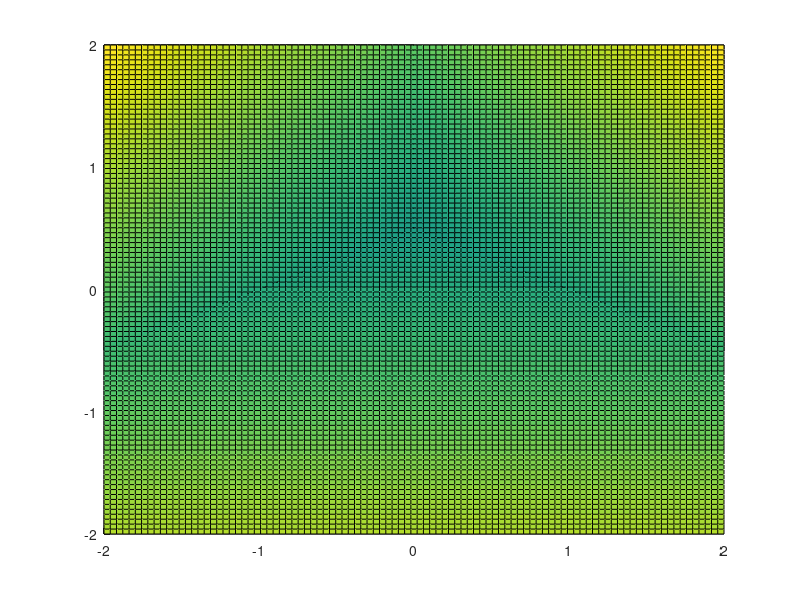

Write MATLAB code to recreate this figure.
%% Ejercicio 2
% Clasificación estadística de patrones.
%%
% 
% # Sea un clasificador geométrico lineal definido por:
% 
% * asdasd
% * asdas
% * asdasdfa
clc; close all; clear all;

% Genero la grilla
N = 100
x1 = linspace(-2,2,N);
x2 = linspace(-2,2,N);
for i = 1:N
    for j = 1:N
        g1(i,j) = - x1(i);
        g2(i,j) =   x1(i) + x2(j) -1;
        g3(i,j) =   x1(i) - x2(j) -1;
    end
end

hold on
surf(x1,x2,g1)
surf(x1,x2,g2)
surf(x1,x2,g3)
hold off
